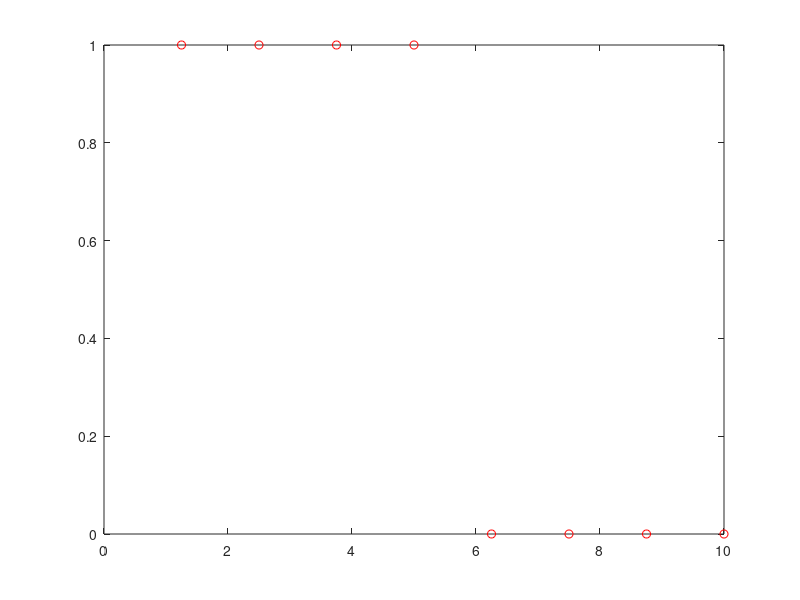

This figure's MATLAB source:
function min_cuad_per

    w = 2*pi;
    Tp = 10;
    N = 8;
    g = [1;1;1;1;0;0;0;0];
    Dt = Tp/N;
    dim = N-1;
    k = floor(dim/2);

    for i=1 : N
        t(i) = i * Dt;
    endfor

    figure(1)
    plot(t, g, 'or')

    phi = calcular_matriz_phi(N, dim);

    display(phi);

end

function [phi] = calcular_matriz_phi(N, dim)

    phi = zeros(N, dim);

    w = 2*pi;
    k = 1; 
    phi(:, 1) = 1;

    %Se va a completar una matriz de N columnas y N filas. Cada columna corresponde a un vector columna PHI_i dependiendo de la base.

    for i=2 : N 
        if(mod(i, 2) == 0)
            %% Llena columna par con Phi_2k
            for j=1 : N
                phi(j,i) = cos(k*(w/N)*(j-1));
            endfor 
        else
            %% Llena una columna impar con Phi_2k+1
            for j=1 : N
                phi(j,i) = sin(k*(w/N)*(j-1));
            endfor 
            %% aumenta k en 1
            k = k + 1;
        end
    end

end